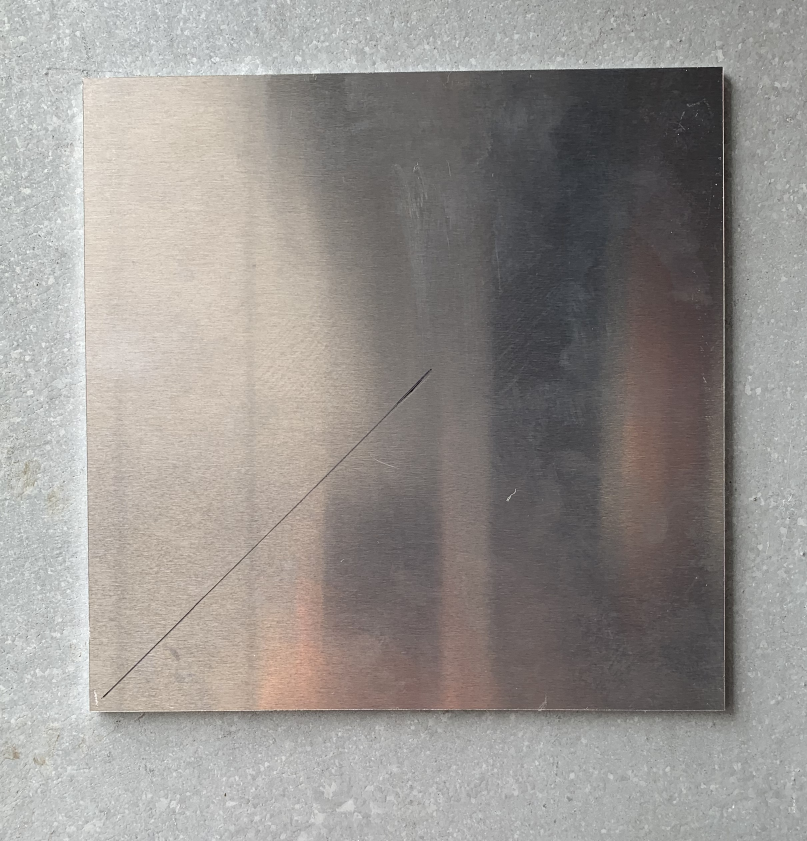
#> input picture Input_Images/P1_az0.jpg, 2421 x 2523 px (shown at 1/3 size)
$ python -i detect.py   (imports and definitions only)
#> lines starting #> are read from the running program, lines starting #| are printed output that depends on the picture
#> further down, picture is the input picture: shape (2523, 2421, 3); mean B, G, R 143.7, 147.1, 151.3
import cv2
import numpy as np
import os

# グローバル変数
points = []
output_directory = "/mnt/c/Users/motti/Desktop/Carck_ros2/Output_Images"  # 保存先ディレクトリを指定
image_count = 1  # 画像番号の管理用変数
current_result_image = None  # 最も長い線を保存するためのグローバル変数
line_thickness = 2  # 初期の線の太さ

# [52 lines left out: functions click_event, extract_test_piece, sort_points, warp_perspective, not called in this run]


def detect_and_measure_lines(img, canny_thresh1, canny_thresh2, max_line_gap, scale=20):
#> called with canny_thresh1 = 100, canny_thresh2 = 200, max_line_gap = 20, scale = 20
    gray = cv2.cvtColor(img, cv2.COLOR_BGR2GRAY)
    edges = cv2.Canny(gray, canny_thresh1, canny_thresh2, apertureSize=3)
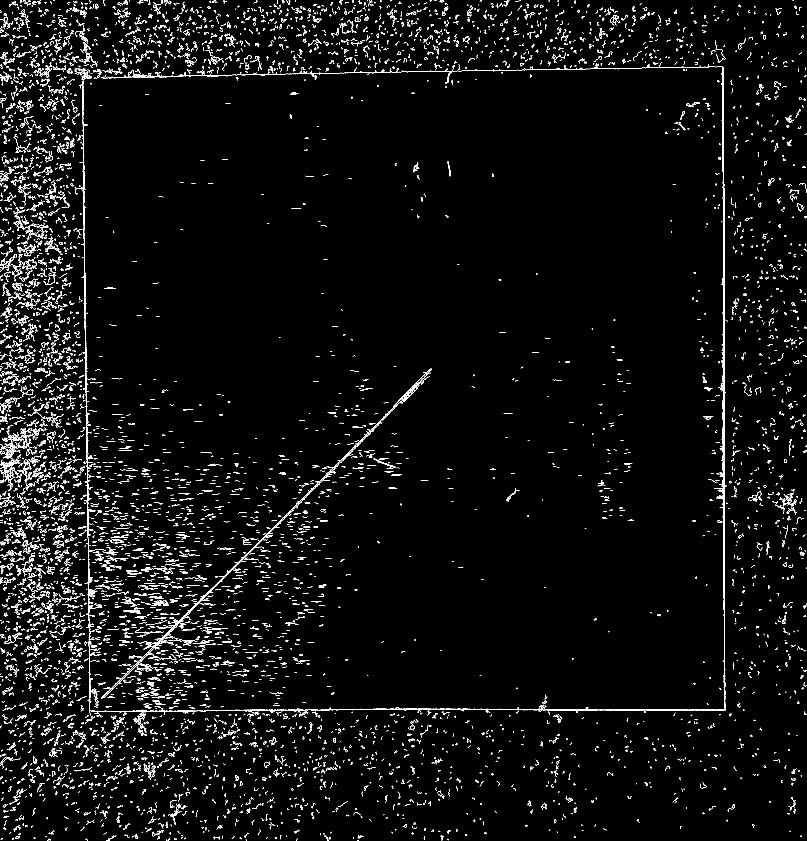
#> edges: shape (2523, 2421) (shown at 1/3 size); 2.6% white in thin lines or dots
    lines = cv2.HoughLinesP(edges, 1, np.pi/180, threshold=100, minLineLength=30, maxLineGap=max_line_gap)
#> lines = 2947 rows, first 6: [246, 233, 1042, 219], [2173, 1744, 2173, 767], [494, 1911, 823, 1582], [2170, 1405, 2170, 718], [1250, 2129, 1640, 2129], [641, 1761, 1191, 1211]

    longest_line = None
    max_length = 0
    length_mm = 0

    if lines is not None:
        for line in lines:
            x1, y1, x2, y2 = line[0]
            length = np.sqrt((x2 - x1) ** 2 + (y2 - y1) ** 2)
            if length > max_length:
                max_length = length
                longest_line = (x1, y1, x2, y2)
#> this loop made 2947 passes
#> (x1, y1, x2, y2, length, max_length) on passes 1 to 2: (246, 233, 1042, 219, 796.1, 796.1), (2173, 1744, 2173, 767, 977, 977)
#> (x1, y1, x2, y2, length) on passes 3 to 8: (494, 1911, 823, 1582, 465.3), (2170, 1405, 2170, 718, 687), (1250, 2129, 1640, 2129, 390), (641, 1761, 1191, 1211, 777.8), (2171, 563, 2171, 360, 203), (263, 1400, 266, 1628, 228)
#> after the loop, max_length = 977

        if longest_line:
            x1, y1, x2, y2 = longest_line
#> x1 = 2173; y1 = 1744; x2 = 2173; y2 = 767
            # 線の太さを指定
            cv2.line(img, (x1, y1), (x2, y2), (0, 0, 255), int(line_thickness))

            # 線の長さをmm単位で計算
            length_mm = (max_length / img.shape[1]) * scale*10
#> length_mm = 80.71

            # 線の太さに基づくスケーリング
            scale_factor = line_thickness / 10.0  # mmをスケーリング

            # # 線の長さを表示
            cv2.putText(img, f"Length: {length_mm:.2f} mm", (x1, y1 - 10),
                        cv2.FONT_HERSHEY_SIMPLEX, 0.5, (255, 0, 0), 1, cv2.LINE_AA)
            cv2.putText(img, f"Thickness: {line_thickness:.1f} mm", (x1, y1 - 30),
                        cv2.FONT_HERSHEY_SIMPLEX, 0.5, (255, 0, 0), 1, cv2.LINE_AA)

            # 線の長さをトラックバーの動きに応じて調整
            #length_cm *= scale_factor  # 線の太さに基づく調整

    return img, length_mm ,line_thickness


def create_trackbar(warped_img):
    cv2.namedWindow('Warped Image')
    # トラックバーを作成
    cv2.createTrackbar('Brightness', 'Warped Image', 100, 200, lambda x: None)
    cv2.createTrackbar('Contrast', 'Warped Image', 100, 300, lambda x: None)
    cv2.createTrackbar('Canny Thresh 1', 'Warped Image', 100, 500, lambda x: None)
    cv2.createTrackbar('Canny Thresh 2', 'Warped Image', 200, 500, lambda x: None)
    cv2.createTrackbar('Max Line Gap', 'Warped Image', 20, 150, lambda x: None)
    cv2.createTrackbar('Line Thickness (mm)', 'Warped Image', 10, 90, lambda x: None)  # 0.1mm単位のトラックバー

    while True:
        global line_thickness  # グローバル変数として線の太さを使用
        line_thickness = cv2.getTrackbarPos('Line Thickness (mm)', 'Warped Image') / 10.0  # トラックバーの位置から太さを取得し、スケーリング

        # 最小値を1mmに制限
        if line_thickness < 1:
            line_thickness = 1

        result,result2 = update_image(warped_img)
#> in update_image, `result_image, result ,result2 = detect_and_measure_lines(temp_image.co..`: result2 = 1
#> result = 80.71; result2 = 1
        key = cv2.waitKey(1)  # 1ミリ秒待機してキー入力を取得
#> (key Esc is pressed here)
        if key != -1:
            return result,result2
        #elif key == ord('0'):  # 0が押された場合
            #print("Process terminated by user pressing 0.")
            #exit_program()  # 強制終了関数を呼び出す
            #break

    cv2.destroyAllWindows()


# [5 lines left out: function exit_program, not called in this run]

def update_image(warped_img):
    brightness = cv2.getTrackbarPos('Brightness', 'Warped Image') - 100
    contrast = cv2.getTrackbarPos('Contrast', 'Warped Image') / 100.0
    canny_threshold1 = cv2.getTrackbarPos('Canny Thresh 1', 'Warped Image')
    canny_threshold2 = cv2.getTrackbarPos('Canny Thresh 2', 'Warped Image')
    max_line_gap = cv2.getTrackbarPos('Max Line Gap', 'Warped Image')

    temp_image = cv2.convertScaleAbs(warped_img, alpha=contrast, beta=brightness)
    result_image, result ,result2 = detect_and_measure_lines(temp_image.copy(), canny_threshold1, canny_threshold2, max_line_gap, scale=20)

    cv2.imshow('Warped Image', result_image)

    # グローバル変数に現在の処理済み画像を保存
    global current_result_image
    current_result_image = result_image

    return result,result2

# [11 lines left out: function save_image, not called in this run]

def resize_func(img):
    resized_img = cv2.resize(img, (480, 480), interpolation=cv2.INTER_AREA)
    return resized_img

>>> import cv2
>>> picture = cv2.imread('../Input_Images/P1_az0.jpg')
>>> result = create_trackbar(picture)
#> result = (80.71, 1)
